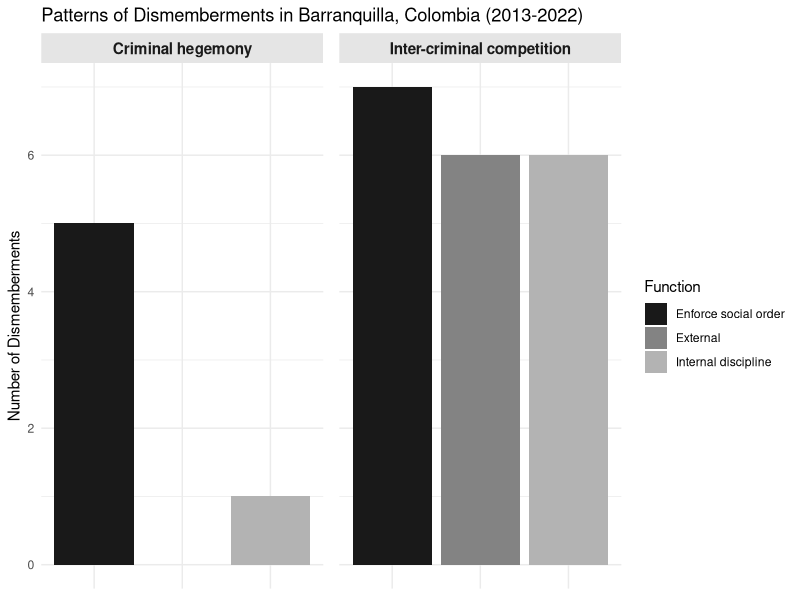
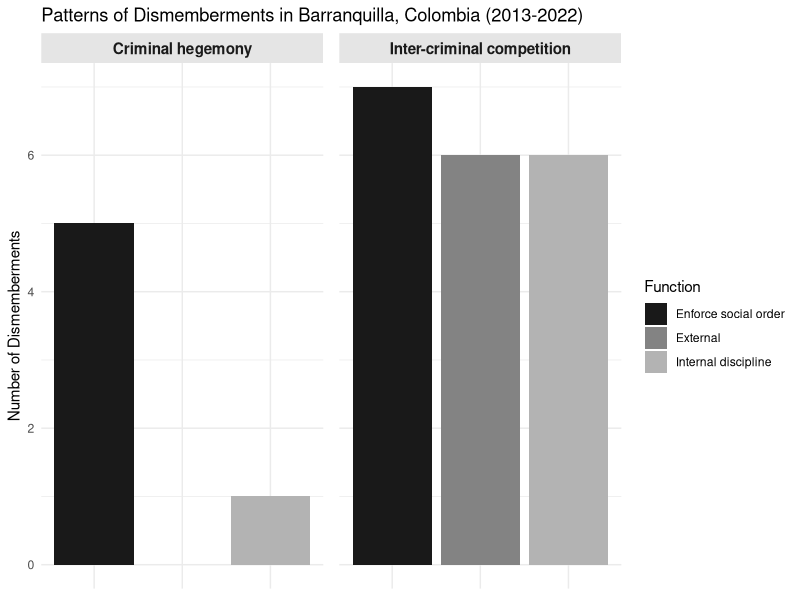
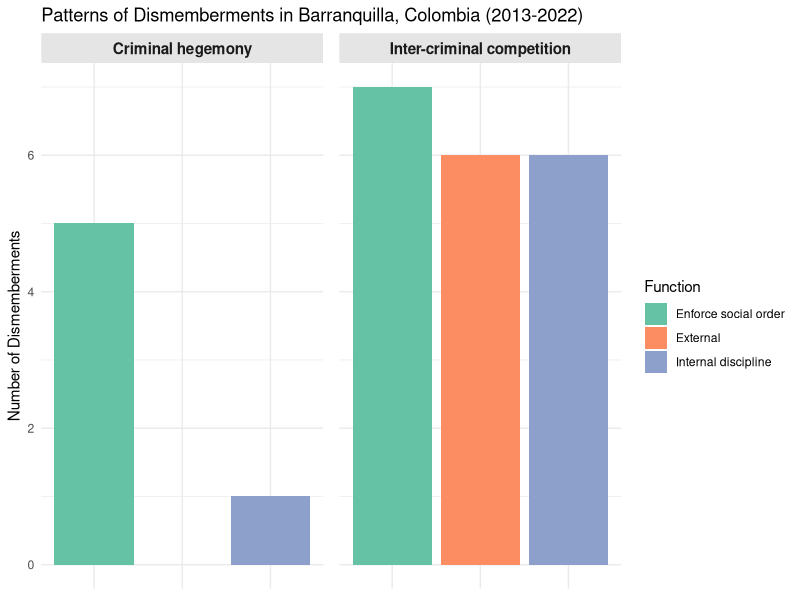
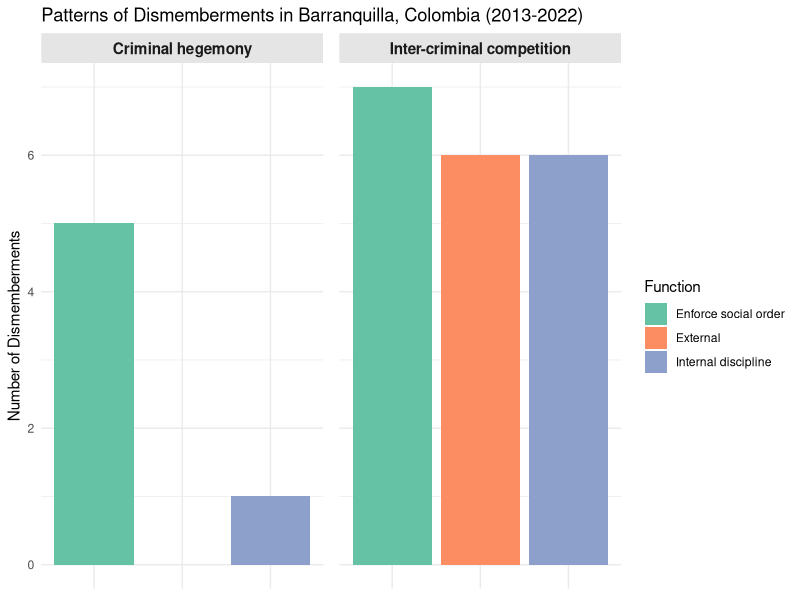

R code for these plots, in order:
## ---- chunk 1
knitr::opts_chunk$set(echo = TRUE)
library(tidyverse)
## ---- chunk 2
dismemberments <- read_csv("./Dismemberments_Barranquilla.csv")
## ---- chunk 3
#Add an indicator of competition or not
dismemberments <- dismemberments |> 
  mutate(competition = if_else(
    year == 2013 | year == 2016 | year == 2017 | 
      year == 2021 | year == 2022, 1, 0
   )) |> 
  relocate(competition, .after = year)
## ---- chunk 4
graph1_black_ <- ggplot(dismemberments, aes(x = `function`, fill = `function`)) +
  geom_bar(stat = "count") +
  labs(title = "Patterns of Dismemberments in Barranquilla, Colombia (2013-2022)",
       x = NULL, 
       y = "Number of Dismemberments",
       fill = "Function") +
  theme_minimal() +
  theme(
    axis.text.x = element_blank(),
    axis.title.x = element_blank(),
    strip.background = element_rect(fill = "gray90", color = NA),
    strip.text = element_text(face = "bold", size = 11, margin = margin(t = 5, b = 5)),
    panel.spacing = unit(0.8, "lines")
  ) +
  scale_fill_grey(start = 0.1, end = 0.7) +
  facet_wrap(~competition, 
             labeller = as_labeller(c(`0` = "Criminal hegemony",
                                      `1` = "Inter-criminal competition")))

ggsave("dismemberment_graph_greys.pdf", plot = last_plot(), width = 7, height = 5)
ggsave("dismemberment_graph_greys.png", plot = last_plot(), width = 7, height = 5, dpi = 600)

## ---- chunk 5
graph1_colors <- ggplot(dismemberments, aes(x = `function`, fill = `function`)) +
  geom_bar(stat = "count") +
  labs(title = "Patterns of Dismemberments in Barranquilla, Colombia (2013-2022)",
       x = NULL, 
       y = "Number of Dismemberments",
       fill = "Function") +
  theme_minimal() +
  theme(
    axis.text.x = element_blank(),
    axis.title.x = element_blank(),
    strip.background = element_rect(fill = "gray90", color = NA),
    strip.text = element_text(face = "bold", size = 11, margin = margin(t = 5, b = 5)),
    panel.spacing = unit(0.8, "lines")
  ) +
    scale_fill_brewer(palette = "Set2") +
  facet_wrap(~competition, 
             labeller = as_labeller(c(`0` = "Criminal hegemony",
                                      `1` = "Inter-criminal competition")))

ggsave("dismemberment_graph_colors.pdf", plot = last_plot(), width = 7, height = 5)
ggsave("dismemberment_graph_colors.png", plot = last_plot(), width = 7, height = 5, dpi = 600)
